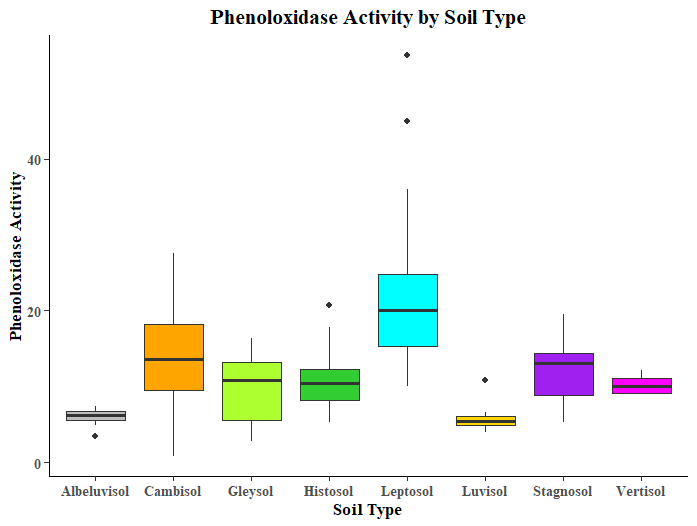

The script that drew this image:
colors()
library(ggplot2)

# Define fixed colors for each soil type
soil_colors <- c("Cambisol" = "orange", "Albeluvisol" = "grey", 
                  "Gleysol" = "greenyellow", "Histosol" = "limegreen", 
                  "Leptosol" = "cyan", "Luvisol" = "gold",
                  "Stagnosol" = "purple", "Vertisol" = "magenta")

# Create the box plot
ggplot(data, aes(x = Soil_Type, y = Phenoloxidase_Activity, fill = Soil_Type)) +
  geom_boxplot(show.legend = FALSE) +
  scale_fill_manual(values = soil_colors) +  # Apply the fixed colors
  labs(
    title = "Phenoloxidase Activity by Soil Type",
    x = "Soil Type",
    y = "Phenoloxidase Activity"
  ) + 
  theme_minimal()+
  theme_classic(base_family = "serif")+
  theme(
    plot.title = element_text(hjust = 0.5, face = "bold", size = 14),  # Bold title
    axis.title.x = element_text(face = "bold"),  # Bold x-axis label
    axis.title.y = element_text(face = "bold"),   # Bold y-axis label
    axis.text = element_text(face = "bold", size = 9)  # Bold axis numbers (both x and y)
  )


library(ggplot2)

# Define a fixed color palette
soil_colors <- c("Cambisol" = "orange", "Albeluvisol" = "grey", 
                 "Gleysol" = "greenyellow", "Histosol" = "limegreen", 
                 "Leptosol" = "cyan", "Luvisol" = "gold",
                 "Stagnosol" = "purple", "Vertisol" = "magenta")

# Save the color mapping globally
update_geom_defaults("boxplot", list(fill = soil_colors))




# Correlation of Organic carbon and Phenoloxidase Activity

x <- data$Organic_C
y <- data$Phenoloxidase_Activity 
correlation_result <- cor.test(x, y)
print(correlation_result)

r_squared <- correlation_result$estimate^2
print(r_squared)
soil_colors <- c("Cambisol" = "orange", "Albeluvisol" = "grey", 
                 "Gleysol" = "greenyellow", "Histosol" = "limegreen", 
                 "Leptosol" = "cyan", "Luvisol" = "gold",
                 "Stagnosol" = "purple", "Vertisol" = "magenta")

plot <- ggplot(data, aes(x = Organic_C, y = Phenoloxidase_Activity, colour = Soil_Type)) +
  geom_point() +
  scale_color_manual(values = soil_colors) +
  geom_smooth(method = "lm", color = "grey", se = FALSE) +
  labs(title = "Correlation between Organic Carbon and Phenoloxidase Activity",
       x = "Organic Carbon(g/kgsoil)",
       y = "Phenoloxidase Activity (µmol/gsoil/h)") +
  theme_classic(base_family = "serif")

print(plot)

lm_fit <- lm(y ~ x)

summary_fit <- summary(lm_fit)
r_squared <- summary_fit$r.squared
p_value <- summary_fit$coefficients[2, 4]


plot + annotate("text", x = 200, y = 30, 
                label = paste0("R² = ", round(r_squared, 3), 
                               "\nP = ", signif(p_value, 3)),
                hjust = 1, size = 4, color = "black")



library(ggplot2)

# Scatter plot with multiple regression lines
ggplot(data, aes(x = Organic_C, y = Phenoloxidase_Activity, color = Soil_Type)) +
  geom_point(size = 2) +  # Scatter points
  geom_smooth(method = "lm", se = FALSE) +  
  scale_color_manual(values = soil_colors)+
  theme_minimal() +
  labs(title = "Regression Lines for Different Soil Types",
       x = "Soil Organic Carbon",
       y = "Phenoloxidase Activity")

#Alternative : Facet Wrap for Separate Plots
# If you want separate plots for each soil type

ggplot(data, aes(x = Organic_C, y = Phenoloxidase_Activity)) +
  geom_point(size = 2, aes(color = Soil_Type)) +
  geom_smooth(method = "lm", se = FALSE, aes(color = Soil_Type)) +
  facet_wrap(~Soil_Type) +  # Creates separate plots for each soil type
  theme_minimal() +
  labs(title = "Regression Lines for Different Soil Types",
       x = "Soil Organic Carbon",
       y = "Phenoloxidase Activity")


# Add P values and R-squared for each soil type

library(ggplot2)
install.packages("ggpmics")
library(ggpmisc)


# Define regression equation format
formula <- y ~ x

# Scatter plot with regression lines and statistics
ggplot(data, aes(x = Organic_C, y = Phenoloxidase_Activity, color = Soil_Type)) +
  geom_point(size = 2) +  # Scatter points
  geom_smooth(method = "lm", se = FALSE) +  # Regression lines
  stat_poly_eq(
    aes(label = paste(..eq.label.., ..rr.label.., ..p.value.label.., sep = "~~~")), 
    formula = formula, 
    parse = TRUE, 
    label.x.npc = "right",  # Position text on the right side
    label.y.npc = "top"  # Position text at the top
  ) +
  scale_color_manual(values = soil_colors) +  # Fixed colors
  theme_minimal() +
  labs(title = "Regression Lines with P-Values and R²",
       x = "Soil Organic Carbon",
       y = "Phenoloxidase Activity")



library(ggplot2)
library(ggpmisc)


# Define regression formula
formula <- y ~ x

# Scatter plot with regression lines and statistics
ggplot(data, aes(x = Organic_C, y = Phenoloxidase_Activity, color = Soil_Type)) +
  geom_point(size = 2) +  # Scatter points
  geom_smooth(method = "lm", se = FALSE) +  # Regression lines
  stat_fit_glance(method = "lm",
                  method.args = list(formula = formula),
                  aes(label = paste("R² =", signif(..r.squared.., 3), 
                                    "p =", signif(..p.value.., 3))),
                  label.x = "right",  # Position: "left", "center", "right"
                  label.y = "top",  # Position: "bottom", "middle", "top"
                  size = 5,  # Adjust text size
                  color = "black") +  # Text color
  scale_color_manual(values = soil_colors) +  # Fixed colors
  theme_minimal() +
  labs(title = "Regression Lines with P-Values and R²",
       x = "Soil Organic Carbon",
       y = "Phenoloxidase Activity") +
  theme(plot.title = element_text(hjust = 0.5, face = "bold", size = 14))  # Center title
